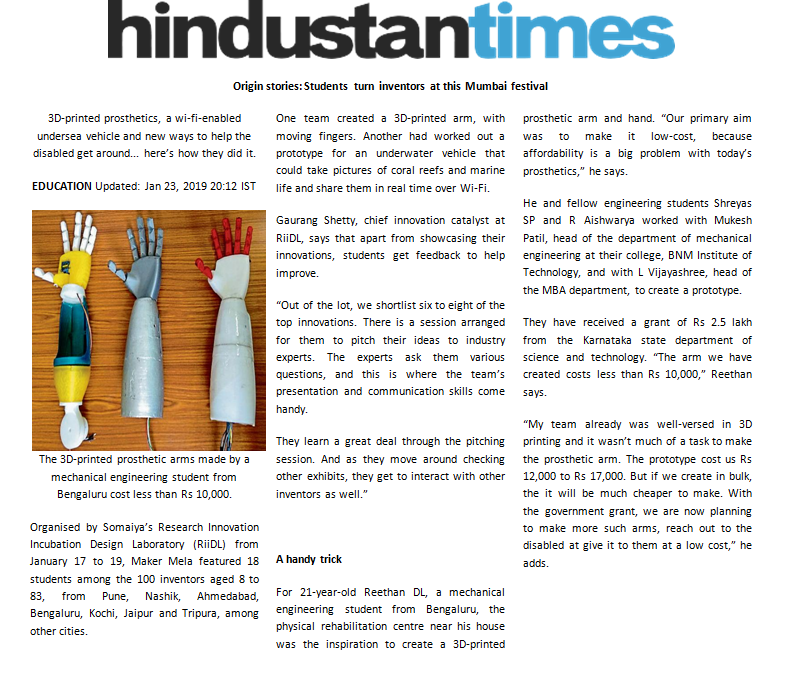
#> input picture images/SS6.png, 810 x 675 px, found by its file name; its folder holds 5 pictures in this run
$ python convert.py   (older library calls are emulated)
#> lines starting #> are read from the running program, lines starting #| are printed output that depends on the picture
import os
from PIL import Image

folder_path = "/Users/thrupthin/Desktop/NewGen-IEDC/images/"
# [5 lines of commented-out code are left out]


current_image = Image.open(folder_path + "SS6.png")
#> current_image is the input picture: PIL image 810x675 RGB; mean R, G, B 226.1, 223.2, 219.1
current_image = current_image.resize((600, 500),Image.ANTIALIAS)
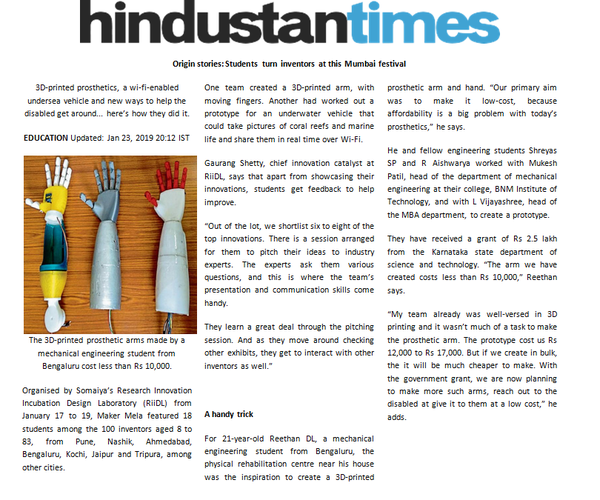
#> current_image: PIL image 600x500 RGB; mean R, G, B 225.2, 222.3, 218.3
current_image.save(folder_path + "SS6.png")
print(current_image.size)
#| (600, 500)
